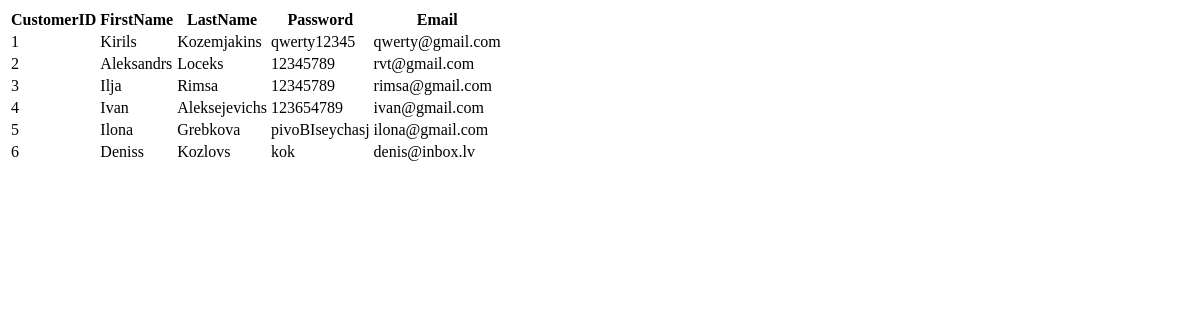
The page /user_data.php on the database its author committed.
### tables this page shows
CREATE TABLE IF NOT EXISTS `customer` (
  `CustomerID` int(11) NOT NULL,
  `FirstName` varchar(50) DEFAULT NULL,
  `LastName` varchar(50) DEFAULT NULL,
  `Password` varchar(50) DEFAULT NULL,
  `Email` varchar(50) DEFAULT NULL,
  PRIMARY KEY (`CustomerID`)
);

### user_data.php (the view, shortened to what this page needs)
<!DOCTYPE html>
<html>
<head>
	<link rel="stylesheet" href="css/index.css">
</head>
<body>
    <table>
        <tr>
            <th>CustomerID</th>
            <th>FirstName</th>
            <th>LastName</th>
            <th>Password</th>
            <th>Email</th>
        </tr>
        <?php
        $host = "127.0.0.1";
        $dbname = "booking";
        $username = "root";
        $password = "";
        try {
            $conn = new PDO("mysql:host=$host;dbname=$dbname", $username, $password);
            $conn->setAttribute(PDO::ATTR_ERRMODE, PDO::ERRMODE_EXCEPTION);
            $query = $conn->prepare("SELECT * FROM customer");
            $query->execute();
            $results = $query->fetchAll();
        } catch (PDOException $e) {
            echo 'Error: ' . $e->getMessage();
        }
        foreach ($results as $row) {
            echo "<tr><td>" . $row['CustomerID'] . "</td>";
            echo "<td>" . $row['FirstName'] . "</td>";
            echo "<td>" . $row['LastName'] . "</td>";
            echo "<td>" . $row['Password'] . "</td>";
            echo "<td>" . $row['Email'] . "</td></tr>";
        }
        ?>
    </table>
</body>
</html>

### rows shown on the page
customer: CustomerID "1", FirstName "Kirils", LastName "Kozemjakins", Password "qwerty12345", Email "qwerty@gmail.com"
customer: CustomerID "2", FirstName "Aleksandrs", LastName "Loceks", Password "12345789", Email "rvt@gmail.com"
customer: CustomerID "3", FirstName "Ilja", LastName "Rimsa", Password "12345789", Email "rimsa@gmail.com"
customer: CustomerID "4", FirstName "Ivan", LastName "Aleksejevichs", Password "123654789", Email "ivan@gmail.com"
customer: CustomerID "5", FirstName "Ilona", LastName "Grebkova", Password "pivoBIseychasj", Email "ilona@gmail.com"
customer: CustomerID "6", FirstName "Deniss", LastName "Kozlovs", Password "kok", Email "denis@inbox.lv"
